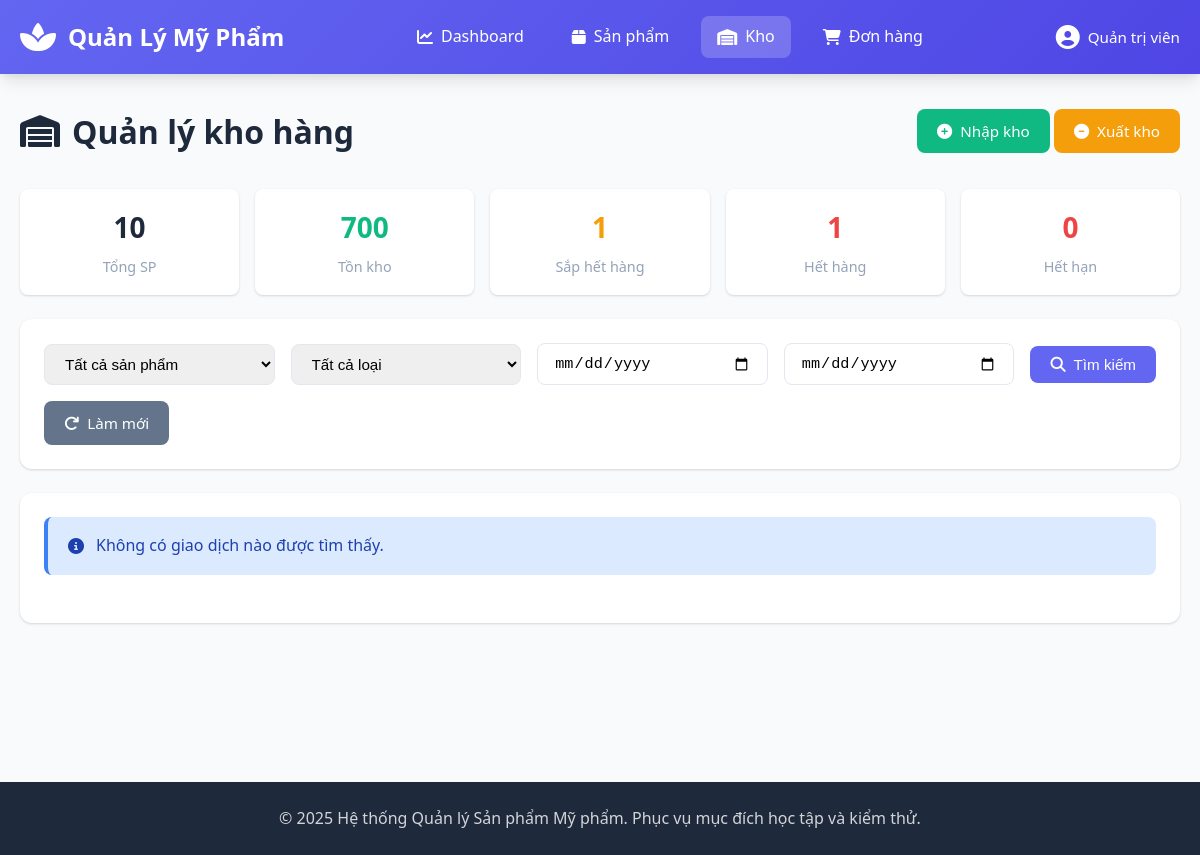
Page /controllers/InventoryController.php?action=index on the earlier database version.
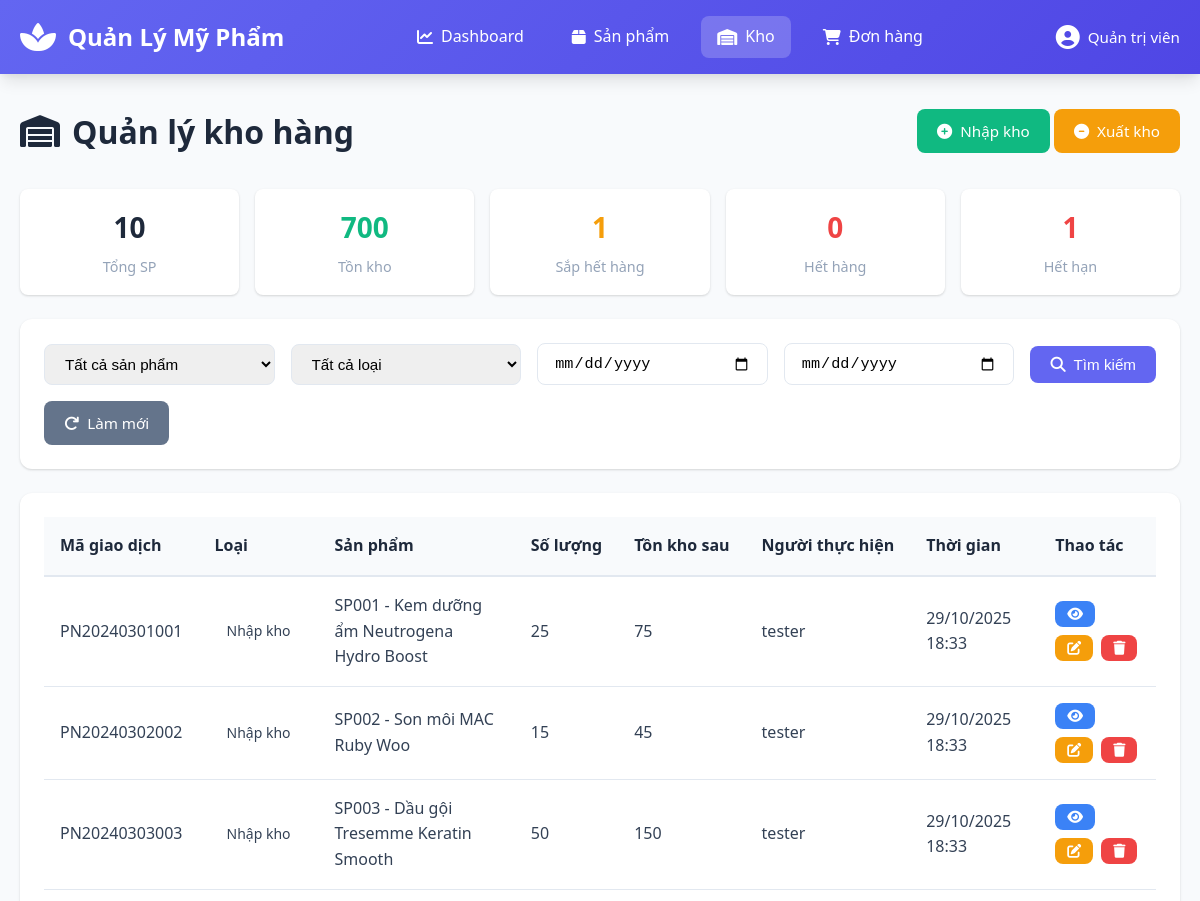
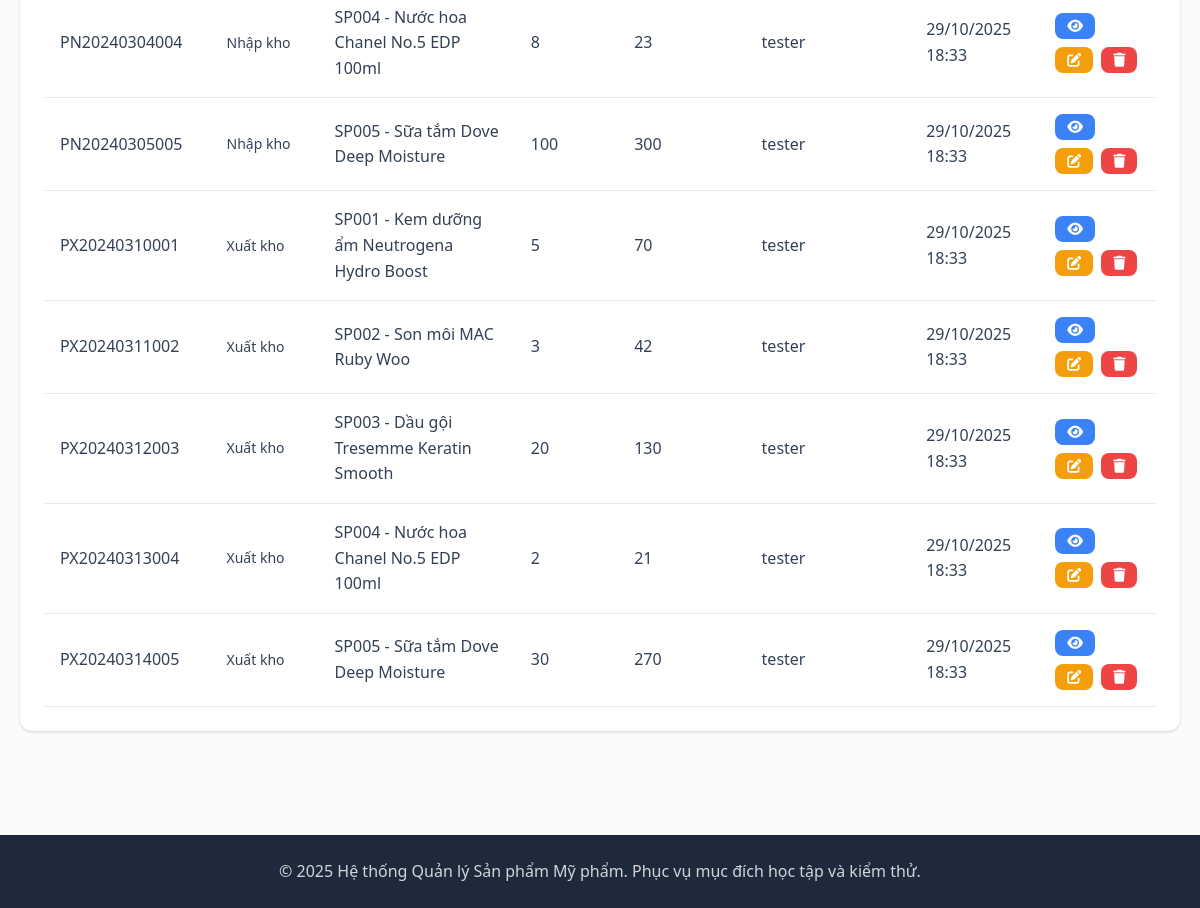
Same page on the later database version (2 pictures, top to bottom).
### tables this page shows
CREATE TABLE products (
    product_id INT AUTO_INCREMENT PRIMARY KEY,
    product_code VARCHAR(20) NOT NULL UNIQUE COMMENT 'Mã sản phẩm duy nhất, định dạng SPXX...X',
    product_name VARCHAR(150) NOT NULL COMMENT 'Tên sản phẩm, 5-150 ký tự',
    description VARCHAR(500) COMMENT 'Mô tả sản phẩm, tối đa 500 ký tự',
    price DECIMAL(12,2) NOT NULL COMMENT 'Giá bán, từ 1.000 đến 1.000.000.000 VNĐ',
    stock_quantity INT NOT NULL DEFAULT 0 COMMENT 'Số lượng tồn kho, >= 0',
    category_id INT NOT NULL COMMENT 'Danh mục sản phẩm',
    manufacture_date DATE NOT NULL COMMENT 'Ngày sản xuất',
    expiry_date DATE NOT NULL COMMENT 'Hạn sử dụng, phải sau ngày sản xuất >= 30 ngày',
    status ENUM('Active', 'Disabled', 'Out of stock', 'Expired') DEFAULT 'Active' COMMENT 'Trạng thái sản phẩm',
    main_image VARCHAR(255) COMMENT 'Ảnh chính của sản phẩm',
    created_at TIMESTAMP DEFAULT CURRENT_TIMESTAMP,
    updated_at TIMESTAMP DEFAULT CURRENT_TIMESTAMP ON UPDATE CURRENT_TIMESTAMP,
    created_by VARCHAR(50) COMMENT 'Người tạo',
    updated_by VARCHAR(50) COMMENT 'Người cập nhật cuối',
    
     
    FOREIGN KEY (category_id) REFERENCES categories(category_id) ON DELETE RESTRICT ON UPDATE CASCADE,
    
     
    CONSTRAINT chk_product_code_format CHECK (product_code REGEXP '^SP[A-Z0-9]+$'),
    CONSTRAINT chk_product_name_length CHECK (CHAR_LENGTH(product_name) BETWEEN 5 AND 150),
    CONSTRAINT chk_price_range CHECK (price >= 1000 AND price <= 1000000000),
    CONSTRAINT chk_stock_quantity CHECK (stock_quantity >= 0),
    CONSTRAINT chk_expiry_after_manufacture CHECK (DATEDIFF(expiry_date, manufacture_date) >= 30),
    CONSTRAINT chk_description_length CHECK (description IS NULL OR CHAR_LENGTH(description) <= 500)
);

CREATE TABLE warehouse_history (
    history_id INT AUTO_INCREMENT PRIMARY KEY,
    reference_code VARCHAR(20) NOT NULL COMMENT 'Mã phiếu nhập/xuất',
    action_type ENUM('Import', 'Export', 'Update', 'Cancel') NOT NULL COMMENT 'Loại thao tác',
    product_id INT NOT NULL COMMENT 'Sản phẩm liên quan',
    quantity INT NOT NULL COMMENT 'Số lượng thay đổi',
    old_stock INT COMMENT 'Tồn kho trước khi thay đổi',
    new_stock INT COMMENT 'Tồn kho sau khi thay đổi',
    action_by VARCHAR(50) NOT NULL COMMENT 'Người thực hiện',
    action_at TIMESTAMP DEFAULT CURRENT_TIMESTAMP,
    note TEXT COMMENT 'Ghi chú',
    
    FOREIGN KEY (product_id) REFERENCES products(product_id) ON DELETE RESTRICT
);

### config/database.php (called while the page is built, shortened)
<?php
class Database {
    private $host = "localhost";
    private $db_name = "quanlysanpham";
    private $username = "root";
    private $password = "";
    private $charset = "utf8mb4";
    public function getConnection() {
        $this->conn = null;
        try {
            $dsn = "mysql:host=" . $this->host . ";dbname=" . $this->db_name . ";charset=" . $this->charset;
            $options = [
                PDO::ATTR_ERRMODE => PDO::ERRMODE_EXCEPTION,
                PDO::ATTR_DEFAULT_FETCH_MODE => PDO::FETCH_ASSOC,
                PDO::ATTR_EMULATE_PREPARES => false,
                PDO::MYSQL_ATTR_INIT_COMMAND => "SET NAMES utf8mb4"
            ];
            $this->conn = new PDO($dsn, $this->username, $this->password, $options);
        } catch(PDOException $e) {
            error_log("Connection Error: " . $e->getMessage());
            die("Không thể kết nối đến cơ sở dữ liệu. Vui lòng kiểm tra lại cấu hình.");
        }
        return $this->conn;
    }
}

### models/Inventory.php (called while the page is built, shortened)
<?php
class Inventory {
    private $conn;
    public function __construct($db) {
        $this->conn = $db;
    }
    public function getInventoryHistory($product_id = null, $type = null, $start_date = null, $end_date = null, $limit = 10, $offset = 0) {
        $query = "SELECT h.*, p.product_name, p.product_code
                 FROM warehouse_history h
                 LEFT JOIN products p ON h.product_id = p.product_id
                 WHERE 1=1";
        $params = [];
        $query .= " ORDER BY h.action_at DESC LIMIT :limit OFFSET :offset";
        $stmt = $this->conn->prepare($query);
        $stmt->bindValue(':limit', (int)$limit, PDO::PARAM_INT);
        $stmt->bindValue(':offset', (int)$offset, PDO::PARAM_INT);
        $stmt->execute();
        return $stmt;
    }
    public function getInventoryStatistics() {
        $stats = [
            'total_products' => 0,
            'total_stock' => 0,
            'out_of_stock' => 0,
            'low_stock' => 0,
            'expiring_soon' => 0
        ];
        $query = "SELECT COUNT(*) as total FROM products WHERE status != 'Disabled'";
        $stmt = $this->conn->query($query);
        $stats['total_products'] = (int)$stmt->fetchColumn();
        $query = "SELECT SUM(stock_quantity) as total FROM products WHERE status IN ('Active', 'Expired')";
        $stmt = $this->conn->query($query);
        $stats['total_stock'] = (int)$stmt->fetchColumn();
        $query = "SELECT COUNT(*) as total FROM products WHERE status = 'Out of stock'";
        $stmt = $this->conn->query($query);
        $stats['out_of_stock'] = (int)$stmt->fetchColumn();
        $query = "SELECT COUNT(*) as total FROM products WHERE stock_quantity > 0 AND stock_quantity <= 20 AND status IN ('Active', 'Expired')";
        $stmt = $this->conn->query($query);
        $stats['low_stock'] = (int)$stmt->fetchColumn();
        $query = "SELECT COUNT(*) as total FROM products WHERE status = 'Expired'";
        $stmt = $this->conn->query($query);
        $stats['expired'] = (int)$stmt->fetchColumn();
        $query = "SELECT COUNT(*) as total FROM products
                 WHERE expiry_date BETWEEN CURDATE() AND DATE_ADD(CURDATE(), INTERVAL 30 DAY)
                 AND status = 'Active'";
        $stmt = $this->conn->query($query);
        $stats['expiring_soon'] = (int)$stmt->fetchColumn();
        return $stats;
    }
}

### models/Product.php (called while the page is built, shortened)
<?php
class Product {
    private $conn;
    private $table_name = "products";
    public function __construct($db) {
        $this->conn = $db;
    }
    public function getAll($search = '', $category_id = '', $status = '', $limit = 10, $offset = 0) {
        $query = "SELECT p.*, c.category_name, c.status as category_status
                  FROM " . $this->table_name . " p
                  LEFT JOIN categories c ON p.category_id = c.category_id
                  WHERE 1=1";
        $query .= " ORDER BY p.created_at DESC LIMIT :limit OFFSET :offset";
        $stmt = $this->conn->prepare($query);
        $stmt->bindParam(':limit', $limit, PDO::PARAM_INT);
        $stmt->bindParam(':offset', $offset, PDO::PARAM_INT);
        $stmt->execute();
        return $stmt;
    }
}

### views/inventory/index.php (the view, shortened to what the changed rows need)
<?php
require_once __DIR__ . '/../layouts/header.php';
?>
<div class="page-header">
    <h1><i class="fas fa-warehouse"></i> Quản lý kho hàng</h1>
    <div>
        <a href="?controller=InventoryController&action=importForm" class="btn btn-success">
            <i class="fas fa-plus-circle"></i> Nhập kho
        </a>
        <a href="?controller=InventoryController&action=exportForm" class="btn btn-warning">
            <i class="fas fa-minus-circle"></i> Xuất kho
        </a>
    </div>
</div>
<div class="quick-stats">
    <div class="stat-item">
        <strong><?php echo number_format($statistics['total_products']); ?></strong>
        <span>Tổng SP</span>
    </div>
    <div class="stat-item stat-success">
        <strong><?php echo number_format($statistics['total_stock']); ?></strong>
        <span>Tồn kho</span>
    </div>
    <div class="stat-item stat-warning">
        <strong><?php echo number_format($statistics['low_stock']); ?></strong>
        <span>Sắp hết hàng</span>
    </div>
    <div class="stat-item stat-danger">
        <strong><?php echo number_format($statistics['out_of_stock']); ?></strong>
        <span>Hết hàng</span>
    </div>
    <div class="stat-item stat-danger">
        <strong><?php echo number_format($statistics['expired']); ?></strong>
        <span>Hết hạn</span>
    </div>
</div>
<div class="filter-section">
    <form method="GET" action="" class="filter-form">
        <div class="filter-group">
            <select name="product_id" class="form-control">
                <option value="">Tất cả sản phẩm</option>
            </select>
        </div>
        <div class="filter-group">
            <select name="type" class="form-control">
                <option value="">Tất cả loại</option>
                            </select>
                        </div>
        <div class="filter-group">
            <input type="date" name="start_date" class="form-control"
                   value="<?php echo $_GET['start_date'] ?? ''; ?>"
                   placeholder="Từ ngày">
        </div>
        <div class="filter-group">
            <input type="date" name="end_date" class="form-control"
                   value="<?php echo $_GET['end_date'] ?? ''; ?>"
                   placeholder="Đến ngày">
        </div>
        <button type="submit" class="btn btn-primary">
            <i class="fas fa-search"></i> Tìm kiếm
        </button>
        <a href="?action=index" class="btn btn-secondary">
            <i class="fas fa-redo"></i> Làm mới
        </a>
    </form>
</div>
<div class="card">
    <div class="card-body">
        <?php if (count($transactions) > 0): ?>
        <div class="table-responsive">
            <table class="table">
                <thead>
                    <tr>
                        <th>Mã giao dịch</th>
                        <th>Loại</th>
                        <th>Sản phẩm</th>
                        <th class="text-end">Số lượng</th>
                        <th class="text-end">Tồn kho sau</th>
                        <th>Người thực hiện</th>
                        <th>Thời gian</th>
                        <th class="text-center">Thao tác</th>
                    </tr>
                </thead>
                <tbody>
                    <?php foreach ($transactions as $transaction): ?>
                    <tr>
                        <td><?php echo htmlspecialchars($transaction['reference_code'] ?? ''); ?></td>
                        <td>
                            <?php if (($transaction['action_type'] ?? '') === 'Import'): ?>
                                <span class="badge bg-success">Nhập kho</span>
                            <?php else: ?>
                                <span class="badge bg-warning text-dark">Xuất kho</span>
                            <?php endif; ?>
                        </td>
                        <td>
                            <?php echo htmlspecialchars(($transaction['product_code'] ?? '') . ' - ' . ($transaction['product_name'] ?? '')); ?>
                        </td>
                        <td class="text-end"><?php echo number_format($transaction['quantity'] ?? 0); ?></td>
                        <td class="text-end"><?php echo number_format($transaction['new_stock'] ?? 0); ?></td>
                        <td><?php echo htmlspecialchars($transaction['action_by'] ?? ''); ?></td>
                        <td><?php echo date('d/m/Y H:i', strtotime($transaction['action_at'] ?? 'now')); ?></td>
                        <td class="text-center">
                            <div class="action-buttons">
                                <a href="?controller=InventoryController&action=view&id=<?php echo $transaction['history_id'] ?? ''; ?>" class="btn btn-sm btn-info" title="Xem chi tiết">
                                    <i class="fas fa-eye"></i>
                                </a>
                                <a href="?controller=InventoryController&action=edit&id=<?php echo $transaction['history_id'] ?? ''; ?>" class="btn btn-sm btn-warning" title="Sửa">
                                    <i class="fas fa-edit"></i>
                                </a>
                                <a href="?controller=InventoryController&action=delete&id=<?php echo $transaction['history_id'] ?? ''; ?>" class="btn btn-sm btn-danger" title="Xóa" onclick="return confirm('Bạn có chắc chắn muốn xóa giao dịch này? Tồn kho sẽ được điều chỉnh lại.');">
                                    <i class="fas fa-trash"></i>
                                </a>
                            </div>
                        </td>
                    </tr>
                    <?php endforeach; ?>
                </tbody>
            </table>
        </div>
        <?php else: ?>
            <div class="alert alert-info mb-0">
                <i class="fas fa-info-circle me-2"></i>Không có giao dịch nào được tìm thấy.
            </div>
        <?php endif; ?>
    </div>
</div>
<?php include_once __DIR__ . '/../layouts/footer.php'; ?>

Differences in the rows shown:
changed products: stock_quantity "1" → "0"; category "0" → "1"
added warehouse_history: reference_code "PN20240301001", action_type "Nhập kho", product.product_name "SP001 - Kem dưỡng ẩm Neutrogena Hydro Boost", quantity "25", new_stock "75", action_by "tester", action_at "29/10/2025 18:33"
added warehouse_history: reference_code "PN20240302002", action_type "Nhập kho", product.product_name "SP002 - Son môi MAC Ruby Woo", quantity "15", new_stock "45", action_by "tester", action_at "29/10/2025 18:33"
added warehouse_history: reference_code "PN20240303003", action_type "Nhập kho", product.product_name "SP003 - Dầu gội Tresemme Keratin Smooth", quantity "50", new_stock "150", action_by "tester", action_at "29/10/2025 18:33"
added warehouse_history: reference_code "PN20240304004", action_type "Nhập kho", product.product_name "SP004 - Nước hoa Chanel No.5 EDP 100ml", quantity "8", new_stock "23", action_by "tester", action_at "29/10/2025 18:33"
added warehouse_history: reference_code "PN20240305005", action_type "Nhập kho", product.product_name "SP005 - Sữa tắm Dove Deep Moisture", quantity "100", new_stock "300", action_by "tester", action_at "29/10/2025 18:33"
added warehouse_history: reference_code "PX20240310001", action_type "Xuất kho", product.product_name "SP001 - Kem dưỡng ẩm Neutrogena Hydro Boost", quantity "5", new_stock "70", action_by "tester", action_at "29/10/2025 18:33"
added warehouse_history: reference_code "PX20240311002", action_type "Xuất kho", product.product_name "SP002 - Son môi MAC Ruby Woo", quantity "3", new_stock "42", action_by "tester", action_at "29/10/2025 18:33"
added warehouse_history: reference_code "PX20240312003", action_type "Xuất kho", product.product_name "SP003 - Dầu gội Tresemme Keratin Smooth", quantity "20", new_stock "130", action_by "tester", action_at "29/10/2025 18:33"
added warehouse_history: reference_code "PX20240313004", action_type "Xuất kho", product.product_name "SP004 - Nước hoa Chanel No.5 EDP 100ml", quantity "2", new_stock "21", action_by "tester", action_at "29/10/2025 18:33"
added warehouse_history: reference_code "PX20240314005", action_type "Xuất kho", product.product_name "SP005 - Sữa tắm Dove Deep Moisture", quantity "30", new_stock "270", action_by "tester", action_at "29/10/2025 18:33"
Other differences:
text no longer shown: "Không có giao dịch nào được tìm thấy."
text now shown: "Mã giao dịch Loại Sản phẩm Số lượng Tồn kho sau Người thực hiện Thời gian Thao tác"
